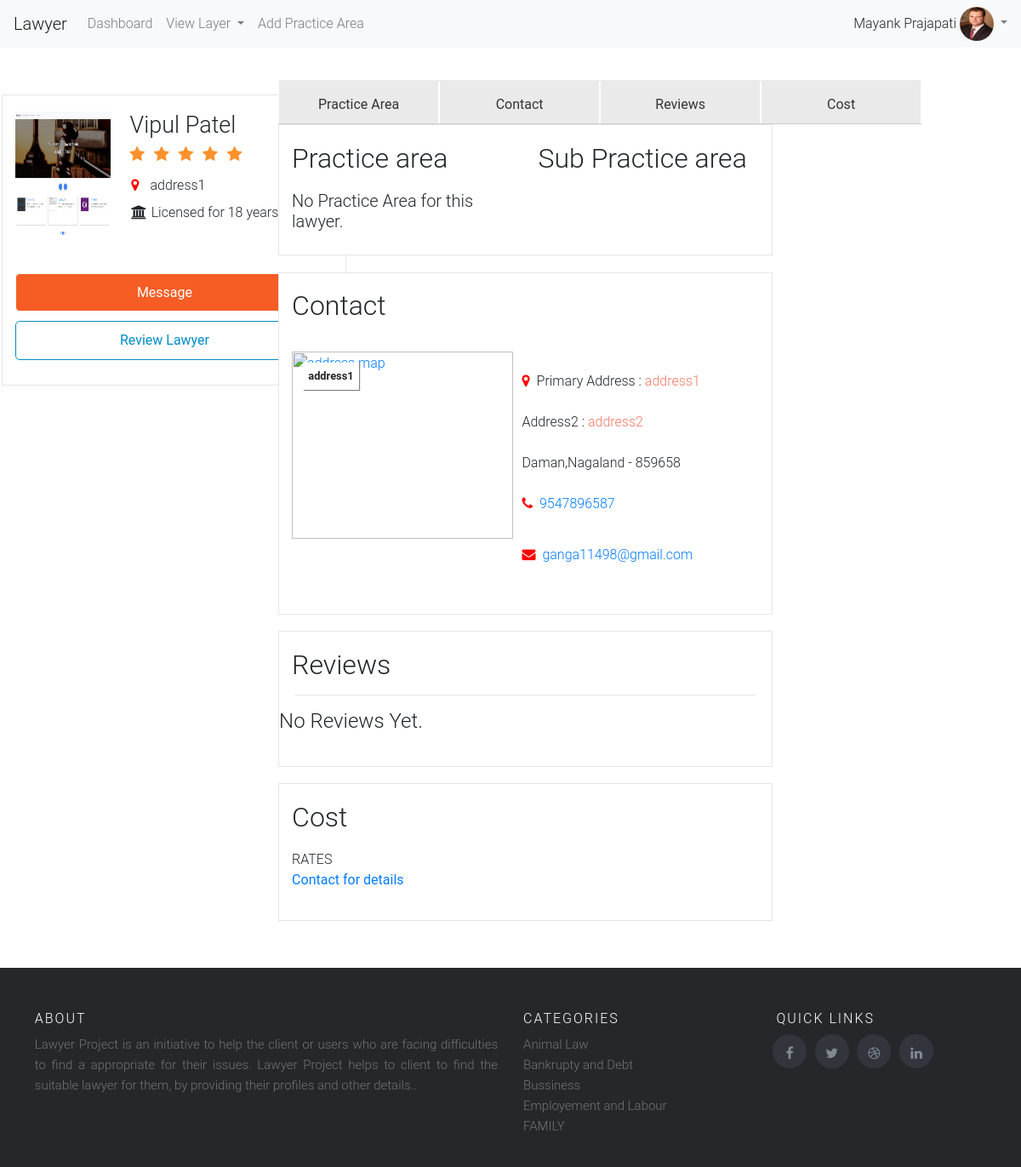
Page /lawyer_profile/26 (signed in) on the earlier database version.
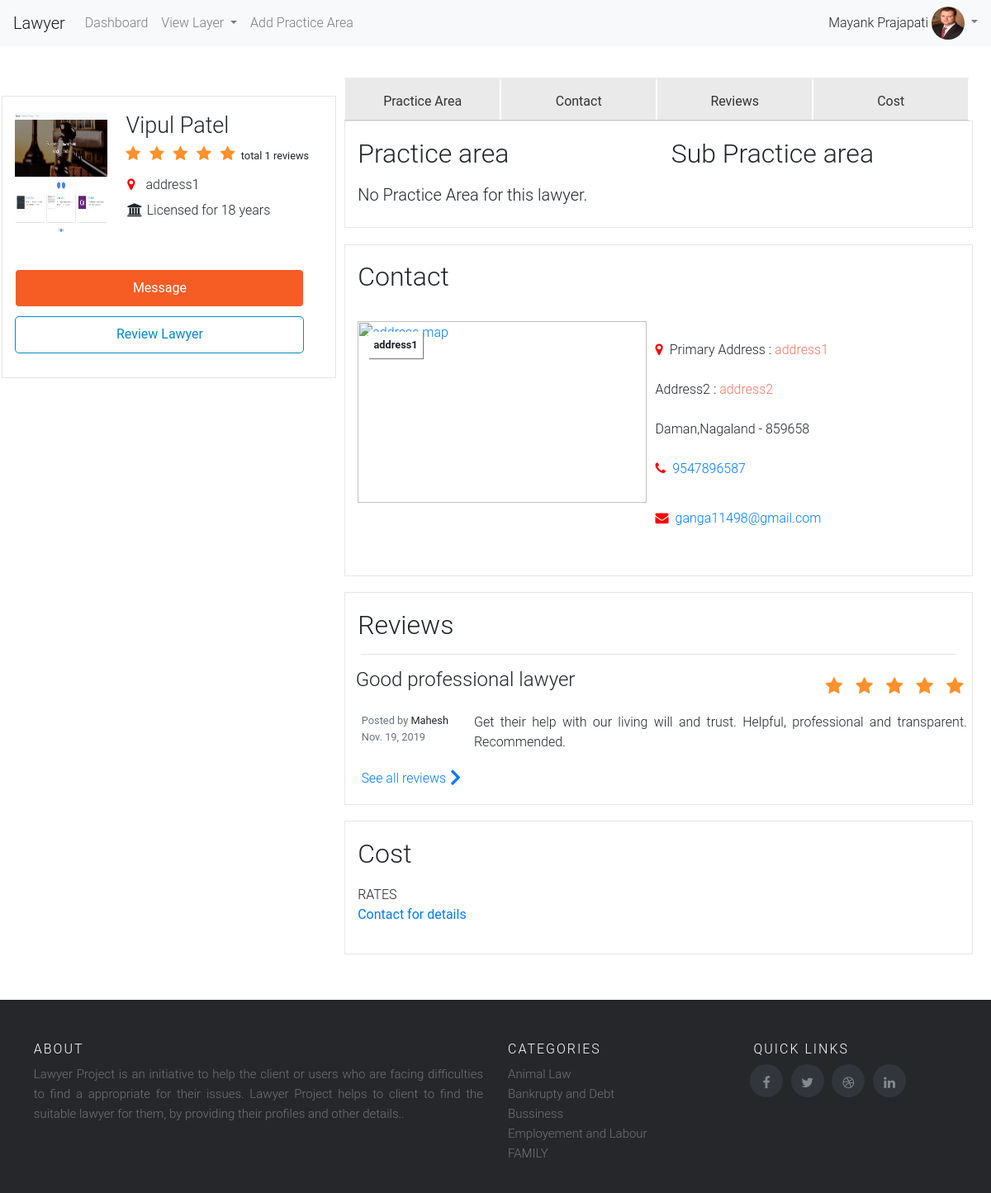
Same page on the later database version.
### lawyer/models.py (models this page shows, shortened)
class Review_Lawyer(models.Model):
    lawyer_id = models.ForeignKey(Lawyer,on_delete=models.CASCADE, blank=False, null=False)
    user = models.ForeignKey(User,on_delete=models.CASCADE, blank=False, null=False)
    title = models.CharField(max_length=228, blank=False, null=False)
    review = models.CharField(max_length=5000, blank=False, null=False)
    rating = models.IntegerField(blank=False)
    date = models.DateField(blank=False, null=False,auto_now_add=True)
    class Meta:
        verbose_name_plural = 'Review Lawyer'

### lawyer/views.py (the view)
# urls.py: path('lawyer_profile/<lid>',views.lawyer_profile,name='lawyer_profile'),
@login_required(login_url='/login/')
def lawyer_profile(request,lid):
    lawyer1 = Lawyer.objects.get(user_id=lid)
    lawyer2 = Lawyer_practice_area.objects.filter(lawyer_id__user_id=lid)
    review_lawyer = Review_Lawyer.objects.filter(lawyer_id__user_id=lid).first()
    review_count = Review_Lawyer.objects.filter(lawyer_id__user_id=lid).values('lawyer_id__user_id').annotate(dcount=Count('review'))
    return render(request,'lawyer/lawyer_profile.html',{'lawyer1':lawyer1,'lawyer2':lawyer2,'review_lawyer':review_lawyer,'review_count':review_count})

### lawyer/models.py (called while the page is built)
    def __str__(self):
        return self.state_name

### lawyer/templatetags/calculate_experience.py (called while the page is built)
def experience(bday, d=None):
    if d is None:
        d = datetime.date.today().year
    return int(d) - int(bday)

### lawyer/templatetags/practice_menu.py (called while the page is built)
def practice_area():
    practice = Practice_area.objects.all()
    return practice

### lawyer/templatetags/profile_tag.py (called while the page is built)
def profile_menu(lid):
    print(lid)
    try:
        if lid:
            profile = Lawyer.objects.get(user_id=lid)
            return profile.profile_image
    except Exception as e:
        print(e)

### templates/lawyer/lawyer_profile.html (shortened to what the changed rows need)
{% extends 'client/base.html' %} {% block body_block %} {% load calculate_experience %}
<body>
    <div class="container">
        <div class="row">
            <div class="col-xs-12">
                <div>
                    <div class="row">
                        <div class="col-xs-12 col-md-4 v-lawyer-card-wrapper" style="height: 750px;">
                            <div class="v-lawyer-card" style="width:366px;margin-top:6%;">
                                <div class="row">
                                    <div class="col-xs-12">
                                        <section id="" data-reactroot="">
                                            <div class="profile-card" style="">
                                                <div class="gtm-context overridable-lawyer-phone" data-gtm-context="profile hero" data-lawyer-id="2059304">
                                                    <div class="row">
                                                        <div class="col-xs-8 col-sm-10 col-md-8">
                                                            <h1 class="u-vertical-margin-0"><span itemprop="name" class="profile-text">{{lawyer1.user.first_name}} {{lawyer1.user.last_name}}</span></h1>
                                                            <div class="row">
                                                                <div class="col-xs-12 col-sm-6 col-md-12">
                                                                    <div class='rating-stars' style='margin-left:-16%;margin-top:3%;'>
                                                                        <ul id='stars'>
                                                                            <li class='star'>
                                                                                {% for c in review_count %}
                                                                                <small>total {{c.dcount}} reviews </small> {% endfor %}
                                                                            </li>
                                                                        </ul>
                                                                    </div>
                                                                </div>
                                                            </div>
                                                        </div>
                                                    </div>
                                                </div>
                                            </div>
                                    </div>
                                </div>
                            </div>
                        </div>
                        <div class="col-xs-12 col-md-8 v-profile-layout">
                            <div class="v-striped-sections">
                                <div>
                                    <div>
                                        <section id="practice_area" data-reactroot="">
                                            <div class="profile-card">
                                                <div class="row">
                                                    <div class="col-xs-12 col-sm-6">
                                                        <h2 class="u-margin-top-0 u-margin-bottom-half">Practice area</h2>
                                                    </div>
                                                    <div class="col-xs-12 col-sm-6">
                                                        <h2 class="u-margin-top-0 u-margin-bottom-half">Sub Practice area</h2>
                                                    </div>
                                                </div>
                                        </section>
                                        <div>
                                            <section id="contact" data-reactroot="">
                                                <div class="profile-card">
                                                    <div class="row">
                                                        <div class="col-xs-12 col-sm-6">
                                                            <h2 class="u-margin-top-0 u-margin-bottom-half">Contact</h2>
                                                        </div>
                                                    </div>
                                                </div>
                                        </div>
                                    </div>
                                    <div data-react-class="components/ReviewsSection" data-hydrate="t">
                                        <section id="client_reviews" data-reactroot="">
                                            <div class="profile-card">
                                                <div class="row">
                                                    <div class="col-xs-12 col-sm-6">
                                                        <h2 class="u-margin-top-0 u-margin-bottom-half" style="display:inline">Reviews</h2>
                                                    </div>
                                                </div>
                                                <hr/> {% if review_lawyer %}
                                                <div class="row">
                                                    <div class="col-xs-12">
                                                        <div class="u-vertical-margin-1">
                                                            <div class="row" itemscope="" itemtype="" itemprop="review">
                                                                <div class="col-xs-12" id="review-id-1884654">
                                                                    <div class="row u-vertical-margin-0">
                                                                        <div class="col-xs-12 col-md-9 pull-right">
                                                                            <h3 class="u-vertical-margin-0" itemprop="headline" style='margin-left: 6%;font-size: 24px'>{{review_lawyer.title}}</h3>
                                                                        </div>
                                                                        <div class="col-xs-12 col-md-3">
                                                                            <h2 class="u-vertical-margin-0">
                                                                                <div class='rating-stars' style='margin-left:-37%;'>
                                                                                    <ul>
                                                                                        {% for i in "x"|rjust:review_lawyer.rating %}
                                                                                        <li class='star'>
                                                                                            <i class='star fa fa-star fa-fw' style='font-size:0.7em;'></i>
                                                                                        </li>
                                                                                        {% endfor %}
                                                                                    </ul>
                                                                                </div>
                                                                            </h2>
                                                                        </div>
                                                                    </div>
                                                                    <div class="row">
                                                                        <div class="col-xs-12 col-md-3">
                                                                            <p class="u-vertical-padding-0" style="margin-left:24%;"><small><span class="text-muted">Posted by</span> {{review_lawyer.user}}<br class="hidden-xs"><span class="text-muted">{{review_lawyer.date}}</span></small></p>
                                                                        </div>
                                                                        <div class="col-xs-12 col-md-9">
                                                                            <div class="sidebar-box">{{review_lawyer.review}}</div>
                                                                        </div>
                                                                    </div>
                                                                </div>
                                                            </div>
                                                        </div>
                                                    </div>
                                                </div>
                                                <div class="row" style="margin-left:0%">
                                                    <div class="col-xs-12 text-center">
                                                        <div class="text-center">
                                                            <a class="strong" href="{% url 'viewall_review_lawyer'   lawyer1.user.id  %}">See all reviews
                        </a>
                                                        </div>
                                                    </div>
                                                </div>
                                                {% else %}
                                                <div class='row'>
                                                    <h4 class="u-margin-top-0 u-margin-bottom-half" style="display:inline">No Reviews Yet.</h4>
                                                </div>
                                                {% endif %}
                                            </div>
                                        </section>
                                    </div>
                                    <div data-react-class="components/CostsSection" data-react-props="{&quot;phone_number&quot;:true,&quot;payment_types&quot;:[&quot;Cash&quot;,&quot;Check&quot;,&quot;Credit Card&quot;],&quot;probono_contribution&quot;:0,&quot;free_consultation&quot;:null,&quot;fees&quot;:[]}"
                                        data-hydrate="t">
                                        <section id="cost" data-reactroot="">
                                            <div class="profile-card">
                                                <div class="row">
                                                    <div class="col-xs-12 col-sm-6">
                                                        <h2 class="u-margin-top-0 u-margin-bottom-half">Cost</h2>
                                                    </div>
                                                </div>
                                            </div>
                                        </section>
                                    </div>
                                </div>
                            </div>
                        </div>
                    </div>
                </div>
            </div>
        </div>
    </div>
</body>
{% endblock %}

Differences in the rows shown:
added Review_Lawyer: title "Good professional lawyer", rating 5 (drawn), user "Mahesh", date "Nov. 19, 2019", review "Get their help with our living will and trust. Helpful, professional and transparent. Recommended."
Other differences:
new list line: "total 1 reviews"
text no longer shown: "No Reviews Yet."
text now shown: "Posted by See all reviews"
